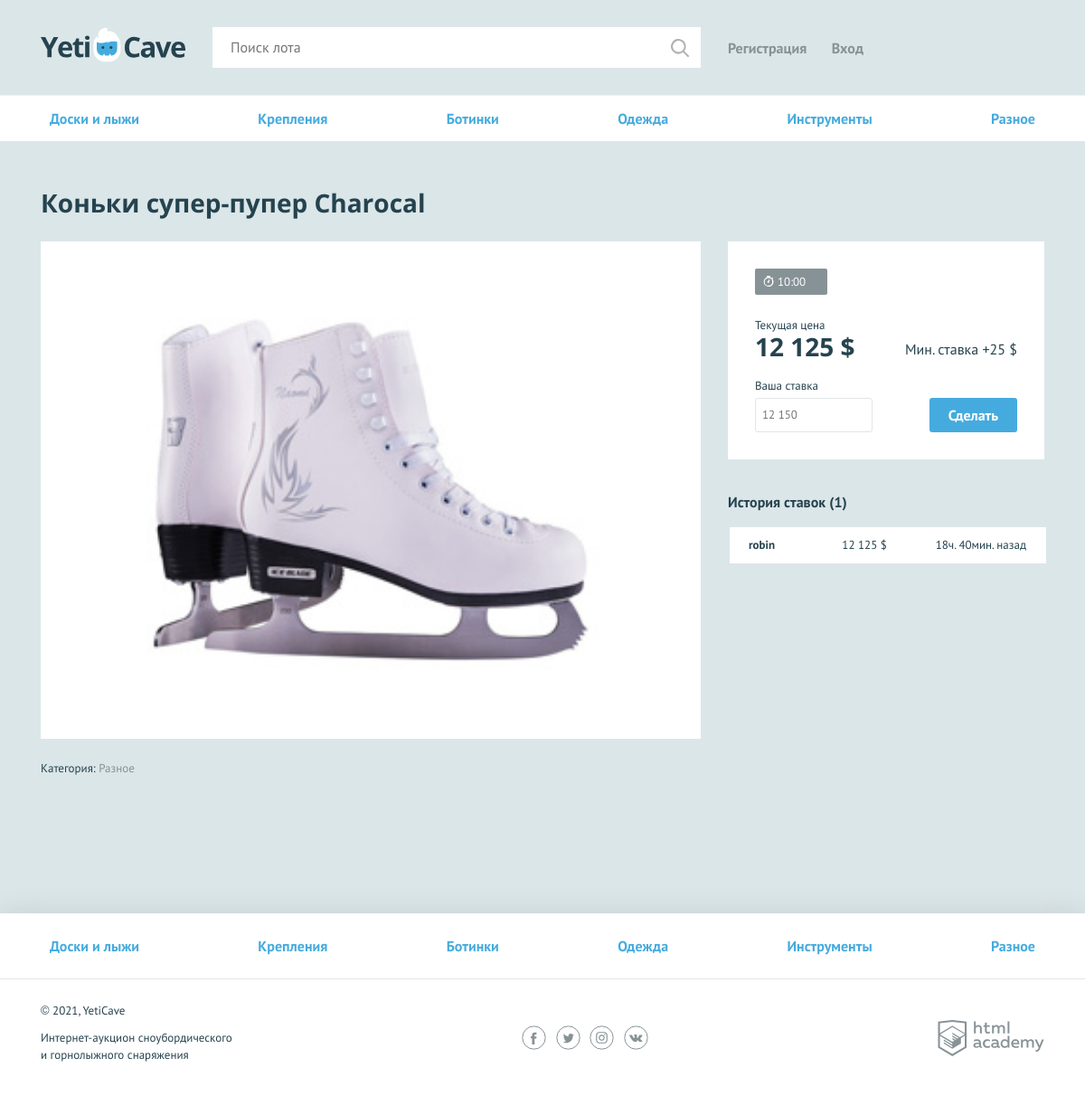
The app's page /lot/7 with its own data.
### tables this page shows
CREATE TABLE `categorys` (
  `id` int(11) NOT NULL,
  `name` varchar(100) NOT NULL DEFAULT '-',
  `code` varchar(30) NOT NULL DEFAULT '-'
);

CREATE TABLE `lotes` (
  `id` int(11) NOT NULL,
  `id_parent` int(11) NOT NULL DEFAULT '-1',
  `name` varchar(255) NOT NULL DEFAULT '-',
  `cat` int(2) NOT NULL DEFAULT '5',
  `text` text,
  `begin_cost` int(11) NOT NULL DEFAULT '0',
  `cost` int(11) NOT NULL DEFAULT '0',
  `img` varchar(255) NOT NULL DEFAULT '#',
  `date_end` datetime NOT NULL
);

### helpers.php (called while the page is built, shortened)
<?php
function include_template($name, array $data = []) {
    $name = 'templates/' . $name;
    extract($data);
    require $name;
    $result = ob_get_clean();
    return $result;
}

### libs/class_DB.php (called while the page is built, shortened)
<?php
class DB {
    static public $mysqli = array();
    static public $connect = array();
    static public function _($key = 0) {
        if(!isset(self::$mysqli[$key])) {
            if(!isset(self::$connect['local'])) {
                self::$connect['local'] = Core::$DB_LOCAL;
            }
            if(!isset(self::$connect['login'])) {
                self::$connect['login'] = Core::$DB_LOGIN;
            }
            if(!isset(self::$connect['pass'])) {
                self::$connect['pass'] = Core::$DB_PASS;
            }
            if(!isset(self::$connect['name'])) {
                self::$connect['name'] = Core::$DB_NAME;
            }
            self::$mysqli[$key] = @new mysqli(self::$connect['local'], self::$connect['login'], self::$connect['pass'], self::$connect['name']);
        }
        return(self::$mysqli[$key]);
    }
}

### libs/default.php (called while the page is built, shortened)
<?php
function format_time_lost($data_end) {
    $datetime1 = strtotime($data_end);
    $datetime2 = strtotime(date('Y-m-d H:i:s'));
    $interval = $datetime1 - $datetime2;
    $hour = floor($interval / 3600);
    $min  = floor(($interval - $hour * 3600) / 60);
    return [$hour, $min];
}
function format_cost($cost=0) {
    $ans = ceil($cost);
    if($ans >= 1000) {
        $ans = number_format($cost, 0, '.', ' ');
    }
    $ans .=' $';
    return $ans;
}
function q($query, $key = 0) {
    $res = DB::_($key)->query($query);
    if($res === false) {
        $info = debug_backtrace();
        echo '<div style="margin-top: 300px">';
        echo 'ЗАПРОС: '.$query.'<br>'.DB::_($key)->error.'<br><hr>';
        wtf($info, 1);
        echo 'ФАЙЛ - '.$info[0]['file'].'<br>СТРОКА - '.$info[0]['line'];
        echo '</div>';
        $error = 'Ошибка в запросе: '.date('Y-m-d h:i:s')."\n".$query."\n\n".'ФАЙЛ - '.$info[0]['file']."\n".'СТРОКА - '.$info[0]['line']."\n".'=======================================================';
        file_put_contents('./logs/query_errors.txt', $error."\n\n", FILE_APPEND);
        $_SESSION['errors'][] = 'ошибка в запросе';
        return false;
    } else {
        return $res;
    }
}
function out_secur($var) {
    if(!is_array($var)) {
        $var = htmlspecialchars($var);
    } else {
        $var = array_map('out_secur', $var);
    }
    return $var;
}

### templates/listCats.php (the view)
<ul class="nav__list container">
<?php foreach($cats as $v): ?>
    <li class="nav__item">
        <a href="/all-lots?cat=<?=$v['code']?>"><?=$v['name']?></a>
    </li>
<?php endforeach; ?>
</ul>

### templates/layout.php (shortened to what this page needs)
<!DOCTYPE html>
<html lang="ru">
<head>
    <link href="../css/normalize.min.css" rel="stylesheet">
    <link href="../css/style.css" rel="stylesheet">
    <link href="../css/flatpickr.min.css" rel="stylesheet">
</head>
<body>
<div class="page-wrapper">
    <header class="main-header">
        <div class="main-header__container container">
            <a class="main-header__logo" href="/">
                <img src="../img/logo.svg" width="160" height="39" alt="Логотип компании YetiCave">
            </a>
            <form class="main-header__search" method="get" action="/search" autocomplete="off">
                <input type="search" value="<?=@$_GET['search']?>" name="search" placeholder="Поиск лота">
                <input class="main-header__search-btn" type="submit" name="find" value="Найти">
            </form>
            <nav class="user-menu">
                <?php if($is_auth === 1) { ?>
                    <div class="user-menu__logged">
                        <p><?=$user_name?></p>
                        <a class="user-menu__bets" href="/my-bets">Мои ставки</a>
                        <a class="user-menu__logout" href="logout">Выход</a>
                    </div>
                <?php } else { ?>
                    <ul class="user-menu__list">
                        <li class="user-menu__item">
                            <a href="sign-up">Регистрация</a>
                        </li>
                        <li class="user-menu__item">
                            <a href="login">Вход</a>
                        </li>
                    </ul>
                <?php } ?>
            </nav>
        </div>
    </header>
<?=include_template($content.'.php', ['cats'=>$cats, 'two_cats'=>$two_cats])?>
            <?php foreach($cats as $v) : ?>
                <li class="nav__item">
                    <a href="/all-lots?cat=<?=$v['code']?>"><?=out_secur($v['name'])?></a>
                </li>
            <?php endforeach; ?>
    <div class="main-footer__bottom container">
        <div class="main-footer__copyright">
            <p>© <?=date('Y')?>, YetiCave</p>
            <p>Интернет-аукцион сноубордического и горнолыжного снаряжения</p>
        </div>
        <div class="main-footer__social social">
            <a class="social__link social__link--facebook" href="#">
            </a>
            <a class="social__link social__link--twitter" href="#">
            </a>
            <a class="social__link social__link--instagram" href="#">
            </a>
            <a class="social__link social__link--vkontakte" href="#">
            </a>
        </div>
        <div class="main-footer__developed-by">
            <a class="logo-academy" href="https://htmlacademy.ru/intensive/php">
            </a>
        </div>
    </div>
</body>
</html>

### templates/lot.php (shortened to what this page needs)
<?php
$end_time = format_time_lost($two_cats['date_end']);
$end_time[0] = str_pad($end_time[0], 2, "0", STR_PAD_LEFT);
$end_time[1] = str_pad($end_time[1], 2, "0", STR_PAD_LEFT);
$ask = q("
SELECT rates.*, users.id AS USER_ID, users.login FROM `rates`
LEFT JOIN `users`
ON rates.id_user = users.id
WHERE `id_lot` = ".(int)$two_cats['id']." ORDER BY `datatime` DESC
");
if($ask->num_rows) {
    while($row = $ask->fetch_assoc()) {
        $arr[] = $row;
    }
}
?>
  <main>
    <nav class="nav">
        <?=include_template('listCats.php', ['cats'=>$cats])?>
    </nav>
    <section class="lot-item container">
      <h2><?=$two_cats['name']?></h2>
      <div class="lot-item__content">
        <div class="lot-item__left">
          <div class="lot-item__image">
            <img src="../<?=$two_cats['img']?>" width="730" height="548" alt="<?=$two_cats['name']?>">
          </div>
          <p class="lot-item__category">Категория: <span><?=$two_cats['CAT_NAME']?></span></p>
        </div>
        <div class="lot-item__right">
          <div class="lot-item__state">
            <div class="lot-item__timer timer <?php if((int)$end_time[0] < 1) { echo 'timer--finishing'; } ?>">
                <?php if((int)$end_time[0] < 24) { ?>
                <?=$end_time[0].':'.$end_time[1]?>
                <?php } else { ?>
                > <?=floor($end_time[0]/24)?> сут.
                <?php } ?>
            </div>
            <div class="lot-item__cost-state">
              <div class="lot-item__rate">
                <span class="lot-item__amount">Текущая цена</span>
                <span class="lot-item__cost"><?=format_cost($two_cats['begin_cost'])?></span>
              </div>
              <div class="lot-item__min-cost">Мин. ставка +<span><?=format_cost($two_cats['cost'])?></span>
              </div>
            </div>
            <form class="lot-item__form" method="post" autocomplete="off">
              <p class="lot-item__form-item form__item <?php if(isset($errors)) { echo 'form__item--invalid'; } ?>"> <!--  form__item--invalid --!>

### records on screen
categorys: name "Доски и лыжи"
categorys: name "Крепления"
categorys: name "Ботинки"
categorys: name "Одежда"
categorys: name "Инструменты"
categorys: name "Разное"
lotes: name "Коньки супер-пупер Charocal", img (picture), categorys.name "Разное", begin_cost "12 125 $", cost "25 $"

### other values on screen
$end_time[0] "10"
$end_time[1] "00"
